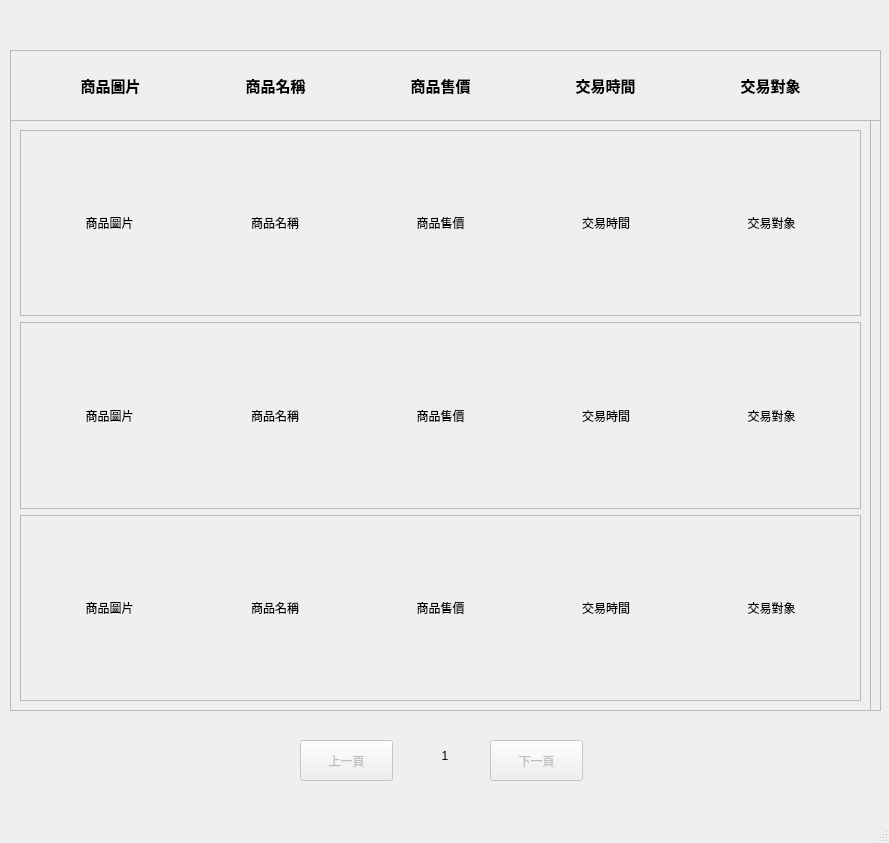
<?xml version="1.0" encoding="UTF-8"?>
<ui version="4.0">
 <class>MainWindow</class>
 <widget class="QMainWindow" name="MainWindow">
  <property name="geometry">
   <rect>
    <x>0</x>
    <y>0</y>
    <width>889</width>
    <height>843</height>
   </rect>
  </property>
  <property name="windowTitle">
   <string>CCUBUY - 歷史紀錄</string>
  </property>
  <widget class="QWidget" name="centralwidget">
   <widget class="QFrame" name="frame">
    <property name="geometry">
     <rect>
      <x>10</x>
      <y>50</y>
      <width>871</width>
      <height>661</height>
     </rect>
    </property>
    <property name="frameShape">
     <enum>QFrame::StyledPanel</enum>
    </property>
    <property name="frameShadow">
     <enum>QFrame::Raised</enum>
    </property>
    <widget class="QFrame" name="frame_title">
     <property name="geometry">
      <rect>
       <x>0</x>
       <y>0</y>
       <width>871</width>
       <height>71</height>
      </rect>
     </property>
     <property name="frameShape">
      <enum>QFrame::StyledPanel</enum>
     </property>
     <property name="frameShadow">
      <enum>QFrame::Raised</enum>
     </property>
     <widget class="QLabel" name="label">
      <property name="geometry">
       <rect>
        <x>20</x>
        <y>0</y>
        <width>161</width>
        <height>71</height>
       </rect>
      </property>
      <property name="font">
       <font>
        <family>Agency FB</family>
        <pointsize>11</pointsize>
        <weight>75</weight>
        <bold>true</bold>
       </font>
      </property>
      <property name="text">
       <string>商品圖片</string>
      </property>
      <property name="alignment">
       <set>Qt::AlignCenter</set>
      </property>
     </widget>
     <widget class="QLabel" name="label_5">
      <property name="geometry">
       <rect>
        <x>350</x>
        <y>0</y>
        <width>161</width>
        <height>71</height>
       </rect>
      </property>
      <property name="font">
       <font>
        <family>Agency FB</family>
        <pointsize>11</pointsize>
        <weight>75</weight>
        <bold>true</bold>
       </font>
      </property>
      <property name="text">
       <string>商品售價</string>
      </property>
      <property name="alignment">
       <set>Qt::AlignCenter</set>
      </property>
     </widget>
     <widget class="QLabel" name="label_6">
      <property name="geometry">
       <rect>
        <x>510</x>
        <y>0</y>
        <width>171</width>
        <height>71</height>
       </rect>
      </property>
      <property name="font">
       <font>
        <family>Agency FB</family>
        <pointsize>11</pointsize>
        <weight>75</weight>
        <bold>true</bold>
       </font>
      </property>
      <property name="text">
       <string>交易時間</string>
      </property>
      <property name="alignment">
       <set>Qt::AlignCenter</set>
      </property>
     </widget>
     <widget class="QLabel" name="label_7">
      <property name="geometry">
       <rect>
        <x>180</x>
        <y>0</y>
        <width>171</width>
        <height>71</height>
       </rect>
      </property>
      <property name="font">
       <font>
        <family>Agency FB</family>
        <pointsize>11</pointsize>
        <weight>75</weight>
        <bold>true</bold>
       </font>
      </property>
      <property name="text">
       <string>商品名稱</string>
      </property>
      <property name="alignment">
       <set>Qt::AlignCenter</set>
      </property>
     </widget>
     <widget class="QLabel" name="label_28">
      <property name="geometry">
       <rect>
        <x>680</x>
        <y>0</y>
        <width>161</width>
        <height>71</height>
       </rect>
      </property>
      <property name="font">
       <font>
        <family>Agency FB</family>
        <pointsize>11</pointsize>
        <weight>75</weight>
        <bold>true</bold>
       </font>
      </property>
      <property name="text">
       <string>交易對象</string>
      </property>
      <property name="alignment">
       <set>Qt::AlignCenter</set>
      </property>
     </widget>
    </widget>
    <widget class="QFrame" name="frame_content">
     <property name="geometry">
      <rect>
       <x>0</x>
       <y>70</y>
       <width>861</width>
       <height>591</height>
      </rect>
     </property>
     <property name="frameShape">
      <enum>QFrame::StyledPanel</enum>
     </property>
     <property name="frameShadow">
      <enum>QFrame::Raised</enum>
     </property>
     <layout class="QVBoxLayout" name="verticalLayout">
      <item>
       <widget class="QFrame" name="frame_content_1">
        <property name="frameShape">
         <enum>QFrame::StyledPanel</enum>
        </property>
        <property name="frameShadow">
         <enum>QFrame::Raised</enum>
        </property>
        <layout class="QHBoxLayout" name="horizontalLayout_2">
         <item>
          <widget class="QLabel" name="image_1">
           <property name="text">
            <string>商品圖片</string>
           </property>
           <property name="alignment">
            <set>Qt::AlignCenter</set>
           </property>
          </widget>
         </item>
         <item>
          <widget class="QLabel" name="name_1">
           <property name="text">
            <string>商品名稱</string>
           </property>
           <property name="alignment">
            <set>Qt::AlignCenter</set>
           </property>
          </widget>
         </item>
         <item>
          <widget class="QLabel" name="price_1">
           <property name="text">
            <string>商品售價</string>
           </property>
           <property name="alignment">
            <set>Qt::AlignCenter</set>
           </property>
          </widget>
         </item>
         <item>
          <widget class="QLabel" name="time_1">
           <property name="text">
            <string>交易時間</string>
           </property>
           <property name="alignment">
            <set>Qt::AlignCenter</set>
           </property>
          </widget>
         </item>
         <item>
          <widget class="QLabel" name="partner_1">
           <property name="text">
            <string>交易對象</string>
           </property>
           <property name="alignment">
            <set>Qt::AlignCenter</set>
           </property>
          </widget>
         </item>
        </layout>
       </widget>
      </item>
      <item>
       <widget class="QFrame" name="frame_content_2">
        <property name="frameShape">
         <enum>QFrame::StyledPanel</enum>
        </property>
        <property name="frameShadow">
         <enum>QFrame::Raised</enum>
        </property>
        <layout class="QHBoxLayout" name="horizontalLayout_3">
         <item>
          <widget class="QLabel" name="image_2">
           <property name="text">
            <string>商品圖片</string>
           </property>
           <property name="alignment">
            <set>Qt::AlignCenter</set>
           </property>
          </widget>
         </item>
         <item>
          <widget class="QLabel" name="name_2">
           <property name="text">
            <string>商品名稱</string>
           </property>
           <property name="alignment">
            <set>Qt::AlignCenter</set>
           </property>
          </widget>
         </item>
         <item>
          <widget class="QLabel" name="price_2">
           <property name="text">
            <string>商品售價</string>
           </property>
           <property name="alignment">
            <set>Qt::AlignCenter</set>
           </property>
          </widget>
         </item>
         <item>
          <widget class="QLabel" name="time_2">
           <property name="text">
            <string>交易時間</string>
           </property>
           <property name="alignment">
            <set>Qt::AlignCenter</set>
           </property>
          </widget>
         </item>
         <item>
          <widget class="QLabel" name="partner_2">
           <property name="text">
            <string>交易對象</string>
           </property>
           <property name="alignment">
            <set>Qt::AlignCenter</set>
           </property>
          </widget>
         </item>
        </layout>
       </widget>
      </item>
      <item>
       <widget class="QFrame" name="frame_content_3">
        <property name="frameShape">
         <enum>QFrame::StyledPanel</enum>
        </property>
        <property name="frameShadow">
         <enum>QFrame::Raised</enum>
        </property>
        <layout class="QHBoxLayout" name="horizontalLayout_4">
         <item>
          <widget class="QLabel" name="image_3">
           <property name="text">
            <string>商品圖片</string>
           </property>
           <property name="alignment">
            <set>Qt::AlignCenter</set>
           </property>
          </widget>
         </item>
         <item>
          <widget class="QLabel" name="name_3">
           <property name="text">
            <string>商品名稱</string>
           </property>
           <property name="alignment">
            <set>Qt::AlignCenter</set>
           </property>
          </widget>
         </item>
         <item>
          <widget class="QLabel" name="price_3">
           <property name="text">
            <string>商品售價</string>
           </property>
           <property name="alignment">
            <set>Qt::AlignCenter</set>
           </property>
          </widget>
         </item>
         <item>
          <widget class="QLabel" name="time_3">
           <property name="text">
            <string>交易時間</string>
           </property>
           <property name="alignment">
            <set>Qt::AlignCenter</set>
           </property>
          </widget>
         </item>
         <item>
          <widget class="QLabel" name="partner_3">
           <property name="text">
            <string>交易對象</string>
           </property>
           <property name="alignment">
            <set>Qt::AlignCenter</set>
           </property>
          </widget>
         </item>
        </layout>
       </widget>
      </item>
     </layout>
    </widget>
   </widget>
   <widget class="QPushButton" name="prepage_btn">
    <property name="enabled">
     <bool>false</bool>
    </property>
    <property name="geometry">
     <rect>
      <x>300</x>
      <y>740</y>
      <width>93</width>
      <height>41</height>
     </rect>
    </property>
    <property name="text">
     <string>上一頁</string>
    </property>
   </widget>
   <widget class="QPushButton" name="nextpage_btn">
    <property name="enabled">
     <bool>false</bool>
    </property>
    <property name="geometry">
     <rect>
      <x>490</x>
      <y>740</y>
      <width>93</width>
      <height>41</height>
     </rect>
    </property>
    <property name="text">
     <string>下一頁</string>
    </property>
   </widget>
   <widget class="QLabel" name="pages">
    <property name="geometry">
     <rect>
      <x>410</x>
      <y>740</y>
      <width>70</width>
      <height>31</height>
     </rect>
    </property>
    <property name="text">
     <string>1</string>
    </property>
    <property name="alignment">
     <set>Qt::AlignCenter</set>
    </property>
   </widget>
  </widget>
  <widget class="QStatusBar" name="statusbar"/>
 </widget>
 <resources/>
 <connections/>
</ui>
